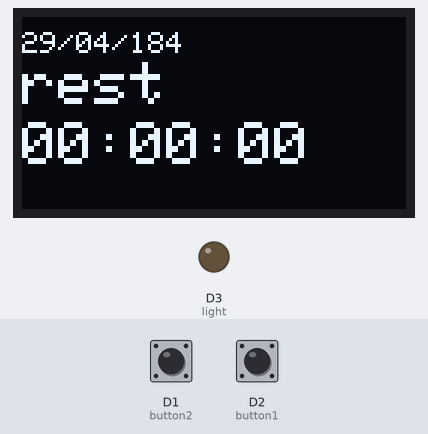
The sketch below on a simulated Arduino MKR. On the bench: 128×64 one-colour display, output pins drawn as LEDs (lit = HIGH). The test bench sets the inputs (shaded band); at power-on: D2 (button1) LOW, D1 (button2) LOW. The local clock reads 2024-03-15 10:24:30 at power-on unless the sketch sets it.

Above: at 1.3 s.
1.4 s: D2 (button1) pulled HIGH for 0.15 s
At 1.59 s:
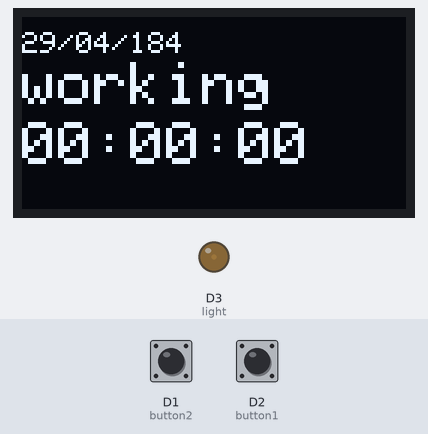
2.1 s: D1 (button2) pulled HIGH for 0.15 s
At 2.55 s:
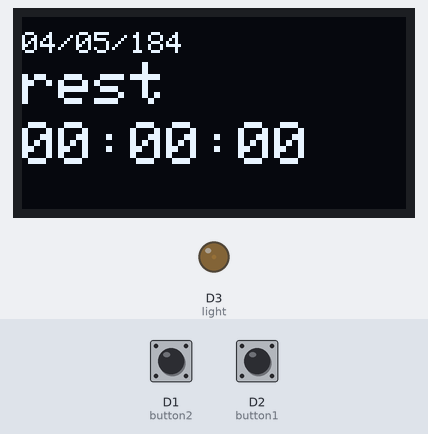
2.8 s: D2 (button1) pulled HIGH for 1 s
At 3.36 s:
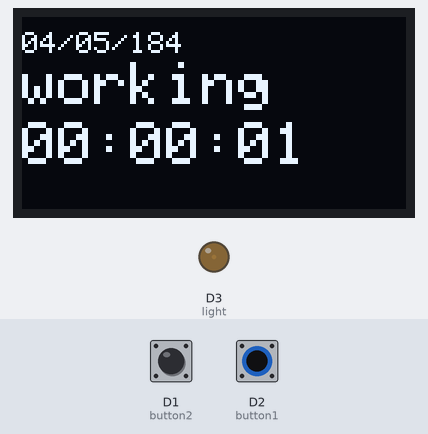
4.4 s: D1 (button2) pulled HIGH for 1 s
At 4.62 s:
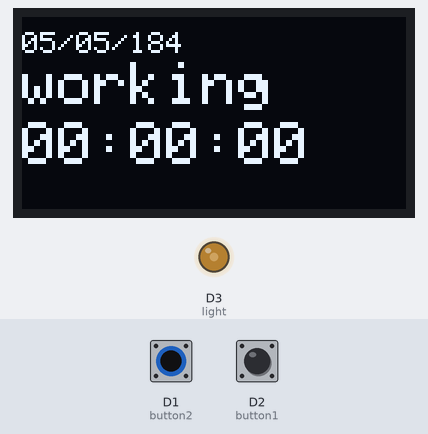
6.9 s: D2 (button1) pulled HIGH for 0.15 s
At 9.63 s:
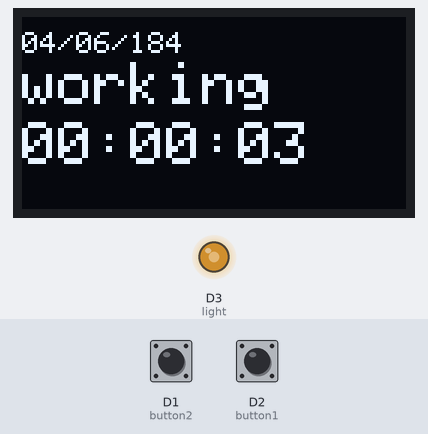
10.6 s: D2 (button1) pulsed HIGH 5 times (0.12 s each, 0.3 s apart)
At 12.85 s:
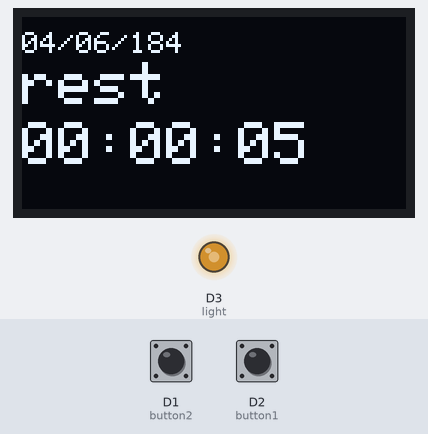
Timing chart, 0 to 15.1 s (numbered marks = the images above; inputs shaded):
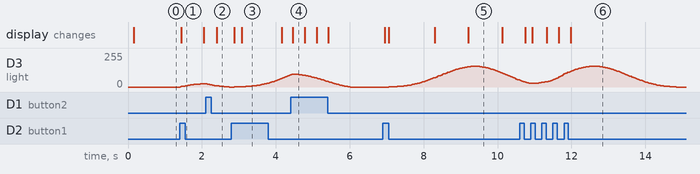

The sketch:

living_with_robot_final.ino
```cpp
#include <Wire.h>
#include <Adafruit_GFX.h>
#include <Adafruit_SSD1306.h>


#define SCREEN_WIDTH 128 // OLED display width, in pixels
#define SCREEN_HEIGHT 64 // OLED display height, in pixels
#define OLED_RESET -1

#include <RTCZero.h>

/* Create an rtc object */
RTCZero rtc;

/* Change these values to set the current initial time */
const byte seconds = 0;
const byte minutes = 0;
const byte hours = 0;
/* Change these values to set the current initial date */
byte day = 29;
const byte month = 4;
const byte year = 2020;
byte tseconds = 0;
byte tminutes = 0;
byte thours = 0;

const int button1 = 2;
const int button2 = 1;
const int light = 3;
bool working = false;
bool state = false;
bool pstate = false;
float trans = 0;

// Declaration for an SSD1306 display connected to I2C (SDA, SCL pins)
Adafruit_SSD1306 display(SCREEN_WIDTH, SCREEN_HEIGHT, &Wire, OLED_RESET);

void setup() {
  // put your setup code here, to run once:
  // Serial.begin(9600);
  pinMode(button1, INPUT);
  pinMode(button2, INPUT);
  pinMode(light, OUTPUT);


  rtc.begin(); // initialize RTC

  // Set the time & date
  rtc.setTime(hours, minutes, seconds);
  rtc.setDate(day, month, year);

  if (!display.begin(SSD1306_SWITCHCAPVCC, 0x3C)) { // Address 0x3D for 128x64
    Serial.println(F("SSD1306 allocation failed"));
    for (;;);
  }
  //  display.begin(SSD1306_SWITCHCAPVCC, 0x3C); // Initialize display
  display.clearDisplay(); // Clear display before each start
  delay(100);

  analogWrite(light, 0);
}

void loop() {

  display.clearDisplay(); // Clear display before each start


  state = digitalRead(button1); // read button1
  // if button1 toggle on
  if (state && !pstate) {
    working = !working; // change state
  }
  pstate = state; // set button1 for toggle

  // if in working state
  if (working) {
    thours = rtc.getHours();
    tminutes = rtc.getMinutes();
    tseconds = rtc.getSeconds(); // set timer to last time paused

    displayReadings(0, 15, "working"); // display state

    // transition timer
    if (trans < 1) {
      trans += 0.01; //fade in
    }

    //    lightCycle(trans); // display light
  } else {
    // if in rest state
    rtc.setTime(thours, tminutes, tseconds); // pause timer

    displayReadings(0, 15, "rest");
    // transition timer
    if (trans > 0) {
    trans -= 0.01; // fade out
    }
    //    analogWrite(light, 0); // turn light off
  }

  lightCycle(trans); // display light


  // reset for next day
  if (digitalRead(button2)) {
    day++;
    rtc.setDate(day, month, year);
    rtc.setTime(hours, minutes, seconds);
    tseconds = 0;
    tminutes = 0;
    thours = 0;
    working = false;
  }


  //print time
  String t = "";
  t += print2digits(rtc.getHours());
  t += ":";
  t += print2digits(rtc.getMinutes());
  t += ":";
  t += print2digits(rtc.getSeconds());
  displayReadings(0, 35, t);

  //print date
  String d = "";
  d += print2digits(rtc.getDay());
  d += "/";
  d += print2digits(rtc.getMonth());
  d += "/";
  d += print2digits(rtc.getYear());
  display.setTextSize(1);
  display.setCursor(0, 5);
  display.print(d);

  display.display();//display


}

void displayReadings(int a, int b, String message) {
  //  String message = "working";
  display.setTextSize(2);
  display.setTextColor(WHITE);
  display.setCursor(a, b);
  display.print(message);
}

String print2digits(int number) {
  String n = "";
  n += number;
  if (number < 10) {
    n =  "0" + n ; // print a 0 before if the number is < than 10
  }
  return n;
}

void   lightCycle(float trans) {
  float dt = (float)millis();
  dt *= 6.283;  //rescale period form 2pi to 1
  dt /= 4000;  // rescale period from 1 to 4
  float t = (sin(dt) * 0.5 + 0.5); // 0 << >> 1
  t *= 200;
  t += 30;// 30<< >> 230

  t *= trans;//transition
  analogWrite(light, t);
}
```

Measured:
- after the input at 1.4 s, D3 (light): moves from 0/255 to 24/255 over 0.61 s, starting at once; the display: changes at once (image 1)
- after the input at 2.1 s, the display: changes after 0.30 s (image 2)
- after the input at 2.8 s, D3 (light): moves from 0/255 to 92/255 over 1.5 s, starting after 0.08 s; the display: first changes after 0.08 s (image 3 shows a later state)
- after the input at 6.9 s, D3 (light): rises from 0/255 to 155/255 in 2.3 s, then falls to 49/255 in 1.2 s; the display: first changes after 0.05 s (image 5 shows a later state)
- after the input at 10.6 s, the display: first changes after 0.15 s (image 6 shows a later state)
